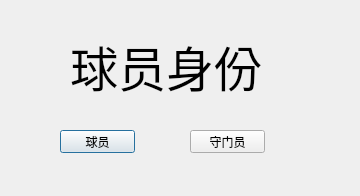
<?xml version="1.0" encoding="UTF-8"?>
<ui version="4.0">
 <class>PlayerType</class>
 <widget class="QDialog" name="PlayerType">
  <property name="geometry">
   <rect>
    <x>0</x>
    <y>0</y>
    <width>360</width>
    <height>196</height>
   </rect>
  </property>
  <property name="windowTitle">
   <string>Dialog</string>
  </property>
  <widget class="QPushButton" name="pushButton">
   <property name="geometry">
    <rect>
     <x>60</x>
     <y>130</y>
     <width>75</width>
     <height>23</height>
    </rect>
   </property>
   <property name="text">
    <string>球员</string>
   </property>
  </widget>
  <widget class="QPushButton" name="pushButton_2">
   <property name="geometry">
    <rect>
     <x>190</x>
     <y>130</y>
     <width>75</width>
     <height>23</height>
    </rect>
   </property>
   <property name="text">
    <string>守门员</string>
   </property>
  </widget>
  <widget class="QLabel" name="label">
   <property name="geometry">
    <rect>
     <x>70</x>
     <y>30</y>
     <width>231</width>
     <height>71</height>
    </rect>
   </property>
   <property name="font">
    <font>
     <family>Arial</family>
     <pointsize>36</pointsize>
    </font>
   </property>
   <property name="text">
    <string>球员身份</string>
   </property>
  </widget>
 </widget>
 <resources/>
 <connections/>
</ui>
